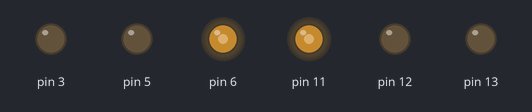
Recording of a sketch running on a simulated Arduino Uno, built with avr-gcc and run on an emulated ATmega328P. Shown: output pins drawn as LEDs (lit = HIGH).

Above: at 0.1 s.
Timing chart, 0 to 1.6 s (numbered marks = the images above):
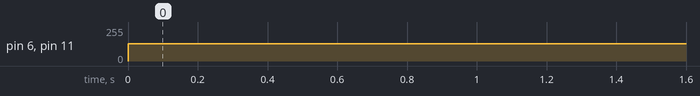

Measured:
- by itself, pin 6, pin 11: 0/255 → 128/255 at 0.00 s

The sketch:

Motor_Control_using_RPi.ino
```cpp
#include <avr/io.h>
#include <avr/interrupt.h>

/*#ifndef F_CPU
#define F_CPU   16000000UL
#endif
*/
#include <util/delay.h>

// Masks for pins 12 and 11
#define PIN12MASK   0b00010000
#define PIN11MASK   0b00100000

// UDRIE mask. Use this to enable/disable
// the UDRE interrupt
#define UDRIEMASK   0b00100000

static volatile char flashWhich=1;
static volatile char buttonVal=1;

char dataRecv, dataSend;

// Completes receiving
ISR( USART_RX_vect )
{
  // Write received data to dataRecv
  dataRecv = UDR0;
  sendData(dataRecv); // Sending the character back
  if (dataRecv == 'F') {

    flashWhich = 1 - flashWhich;
    UCSR0B |= 0b00100000;
  }else if (dataRecv == 'B') {

    flashWhich = 1- flashWhich;
    UCSR0B |= 0b00100000;
  }

}

// Complete sending
ISR( USART_UDRE_vect )
{
  // Write dataSend to UDR0
  // Disable UDRE interrupt
  //dataSend = 'W';
  //UDR0 = dataSend;
  UCSR0B &= 0b11011111; // Reset UDRIE to 0
  //flashRed();

}

void InitPWM () {
  TCNT0 = 0;
  OCR0A = 0;
  OCR0B = 0;
  TIMSK0 |= 0b110;

  TCNT2 = 0;
  OCR2A = 0;
  OCR2B = 0;
  TIMSK2 |= 0b110;
}

void startPWM() {
  TCCR0B = 0b0000011;
  TCCR2B = 0b0000100;
  //sei();
}

ISR(TIMER0_COMPA_vect) {
  OCR0A = 128;
}

ISR(TIMER0_COMPB_vect) {
  OCR0B = 128;
}

ISR(TIMER2_COMPA_vect) {
  OCR2A = 128;
}

ISR(TIMER2_COMPB_vect) {
  OCR2B = 128;
}

void right_motor_forward(void) {
  TCCR0A = 0b10000001;
  PORTD &= 0b1101111;
}

void right_motor_reverse(void) {
  TCCR0A = 0b00100001;
  PORTD &= 0b10111111;
}

void left_motor_forward(void) {
  TCCR2A = 0b10000001;
  PORTD &= 0b11011111;
}

void left_motor_reverse(void) {
  TCCR2A = 0b00100001;
  PORTD &= 0b11011111;
}

void sendData(const char data)
{
  // Copy data to be sent to dataSend
  //dataSend = buttonVal+'0';


  // Enable UDRE interrupt below

  while ((UCSR0A & 0b00100000) == 0);
  UDR0 = data;
}

char recvData()
{
  unsigned char data;
  while ((UCSR0A & 0b10000000) == 0);
  data = UDR0;


  return data;
}

void setupSerial()
{
  // Set up the 115200 8N1 when using
  // Serial Monitor to test
  UCSR0A = 0;
  UCSR0C = 0b00000110;


  // Change to 115200 7E1 when
  // communicating between Arduinos.

}

void startSerial()
{

  UCSR0B = 0b10011000;
  // Start the serial port.
  // Enable RXC interrupt, but NOT UDRIE
  // Remember to enable the receiver
  // and transmitter
}

// Enable external interrupts 0 and 1
void setupEINT()
{
  // Configure INT0 and INT1 for rising edge triggered.
  // Remember to enable INT0 and INT1 interrupts.
}


// ISRs for external interrupts
ISR(INT0_vect)
{
  //buttonVal=1;
  //sendData(buttonVal);
  flashRed();
}

ISR(INT1_vect)
{
  //buttonVal=2;
  //sendData(buttonVal);
}


// Red is on pin 12
void flashRed()
{
    PORTB |= PIN12MASK;
    delay(100);
    PORTB &= ~PIN12MASK;
    delay(500);
}

// Green is on pin 11
void flashGreen()
{
    PORTB |= PIN11MASK;
    delay(100);
    PORTB &= ~PIN11MASK;
    delay(500);
}

void setBaud(unsigned long baudRate)
{
  unsigned int b;
  b = (unsigned int) round(F_CPU / (16.0 *
  baudRate))- 1;
  UBRR0H = (unsigned char) (b >> 8);
  UBRR0L = (unsigned char) b;
}


void setup() {

  cli();
  // put your setup code here, to run once:
  DDRD |= ((1 << DDD6) | (1 << DDD5) | (1 << DDD3));
  DDRB |= (1 << DDB3);

  InitPWM();
  startPWM();

  DDRB |= (PIN11MASK | PIN12MASK);
  setupEINT();
  setupSerial();
  setBaud(9600);
  startSerial();
  sei();
}


void loop() {
    if (!flashWhich) {
        right_motor_reverse();
        left_motor_reverse();
    }else {
        right_motor_forward();
        left_motor_forward();
    }
}
```
